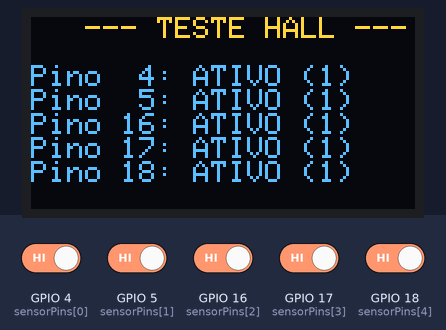
Recording of a sketch running on a simulated ESP32. Shown: 128×64 one-colour display. Inputs (shaded band) come from the test bench; at power-on: GPIO 4 (sensorPins[0]), GPIO 5 (sensorPins[1]), GPIO 16 (sensorPins[2]), GPIO 17 (sensorPins[3]), GPIO 18 (sensorPins[4]) HIGH. The OLED is the two-colour kind (top 16 rows yellow).

Above: at 1.2 s.
1.3 s: GPIO 4 (sensorPins[0]) driven LOW
At 2.0 s:
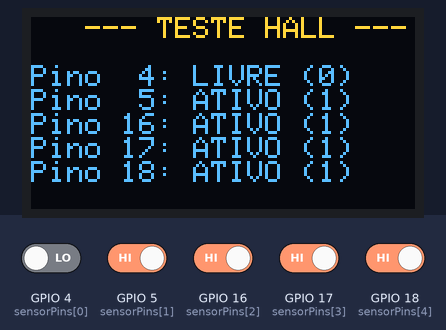
2.8 s: GPIO 5 (sensorPins[1]) driven LOW
At 3.4 s:
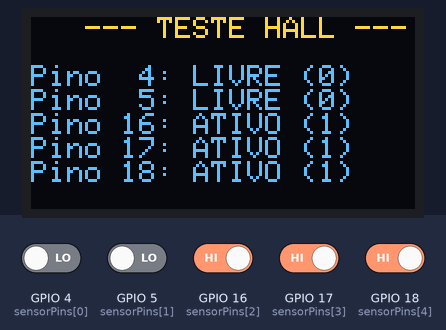
4.3 s: GPIO 16 (sensorPins[2]) driven LOW
At 4.9 s:
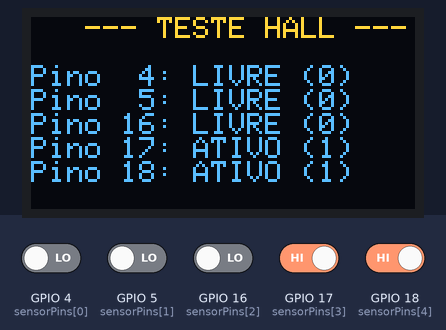
5.8 s: GPIO 17 (sensorPins[3]) driven LOW
At 6.3 s:
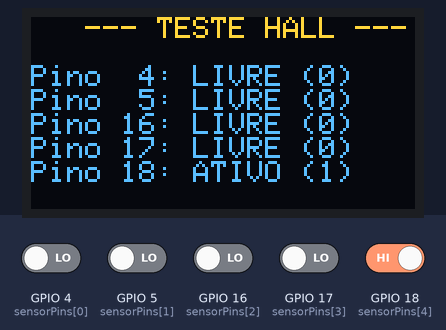
7.3 s: GPIO 18 (sensorPins[4]) driven LOW
At 7.7 s:
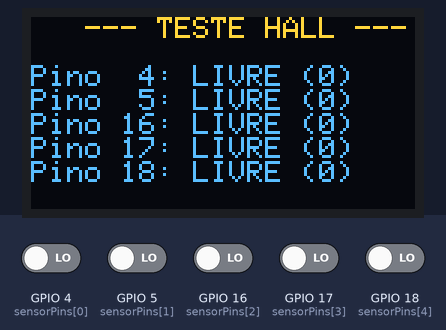
8.8 s: GPIO 4 (sensorPins[0]) driven HIGH
At 9.1 s:
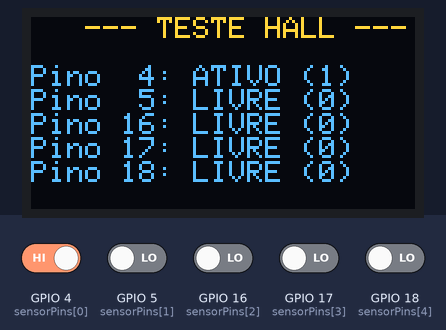
Timing chart, 0 to 11.3 s (numbered marks = the images above; inputs shaded):
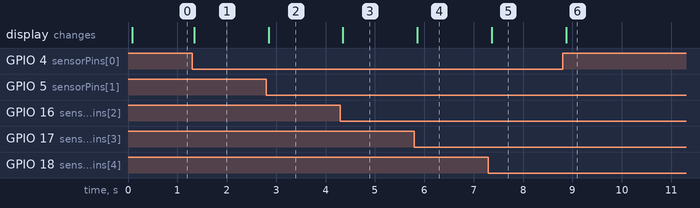

The sketch:

testeHALLdisplay.ino
```cpp
#include <Wire.h>
#include <Adafruit_GFX.h>
#include <Adafruit_SSD1306.h>

// --- Configurações do Display OLED ---
#define SCREEN_WIDTH 128 // Largura
#define SCREEN_HEIGHT 64 // Altura
#define OLED_RESET -1 // Pino de reset
#define SCREEN_ADDRESS 0x3C // Endereço I2C
Adafruit_SSD1306 display(SCREEN_WIDTH, SCREEN_HEIGHT, &Wire, OLED_RESET);

// --- Configurações dos Sensores ---
#define SENSOR_POWER_PIN 2 // D2 no ESP32 é o GPIO 2

// Pinos de DADOS dos 5 sensores Hall
const int sensorPins[] = {4, 5, 16, 17, 18};
const int numSensors = 5; // Quantidade de sensores

void setup() {
  Serial.begin(115200);

  // 1. Liga o pino de alimentação dos sensores
  pinMode(SENSOR_POWER_PIN, OUTPUT);
  digitalWrite(SENSOR_POWER_PIN, HIGH); // Fornece energia

  // 2. Configura os pinos de dados dos sensores como INPUT_PULLUP
  for (int i = 0; i < numSensors; i++) {
    pinMode(sensorPins[i], INPUT_PULLUP);
  }

  // 3. Inicia o display SSD1306
  if(!display.begin(SSD1306_SWITCHCAPVCC, SCREEN_ADDRESS)) {
    Serial.println(F("Falha ao iniciar o display SSD1306!"));
    while(1) delay(10);
  }

  // Prepara o display
  display.clearDisplay();
  display.setTextSize(1);
  display.setTextColor(SSD1306_WHITE);
  display.display();
}

void loop() {
  // 1. Limpar o display a cada atualização
  display.clearDisplay();
  display.setCursor(0, 0); // Posiciona no topo

  // Define um título centralizado
  display.setCursor(18, 0); // (128 - (15 chars * 6 pixels))/2 = ~18
  display.println(F("--- TESTE HALL ---"));
  display.println(F("")); // Pula uma linha

  // 2. Lê e imprime o estado de cada sensor
  for (int i = 0; i < numSensors; i++) {
    // Lê o pino
    int state = digitalRead(sensorPins[i]);

    // Imprime o nome do pino
    display.print(F("Pino "));
    if (sensorPins[i] < 10) {
      display.print(F(" ")); // Adiciona espaço (Pino  4)
    }
    display.print(sensorPins[i]);
    display.print(F(": "));

    // Imprime o estado com a lógica "0 livre / 1 ativo"
    if (state == HIGH) { // HIGH (1) = Sem imã
      display.println(F("ATIVO (1)")); // Mostra 1
    } else { // LOW (0) = Com imã
      display.println(F("LIVRE (0)")); // Mostra 0
    }
  }

  // 3. Enviar o frame para o display
  display.display();

  // Pequeno delay
  delay(100);
}
```

Measured:
- after the input at 1.3 s, the display: changes at once (image 1)
- after the input at 2.8 s, the display: changes after 0.05 s (image 2)
- after the input at 4.3 s, the display: changes after 0.05 s (image 3)
- after the input at 5.8 s, the display: changes after 0.06 s (image 4)
- after the input at 7.3 s, the display: changes after 0.07 s (image 5)
- after the input at 8.8 s, the display: changes after 0.08 s (image 6)
